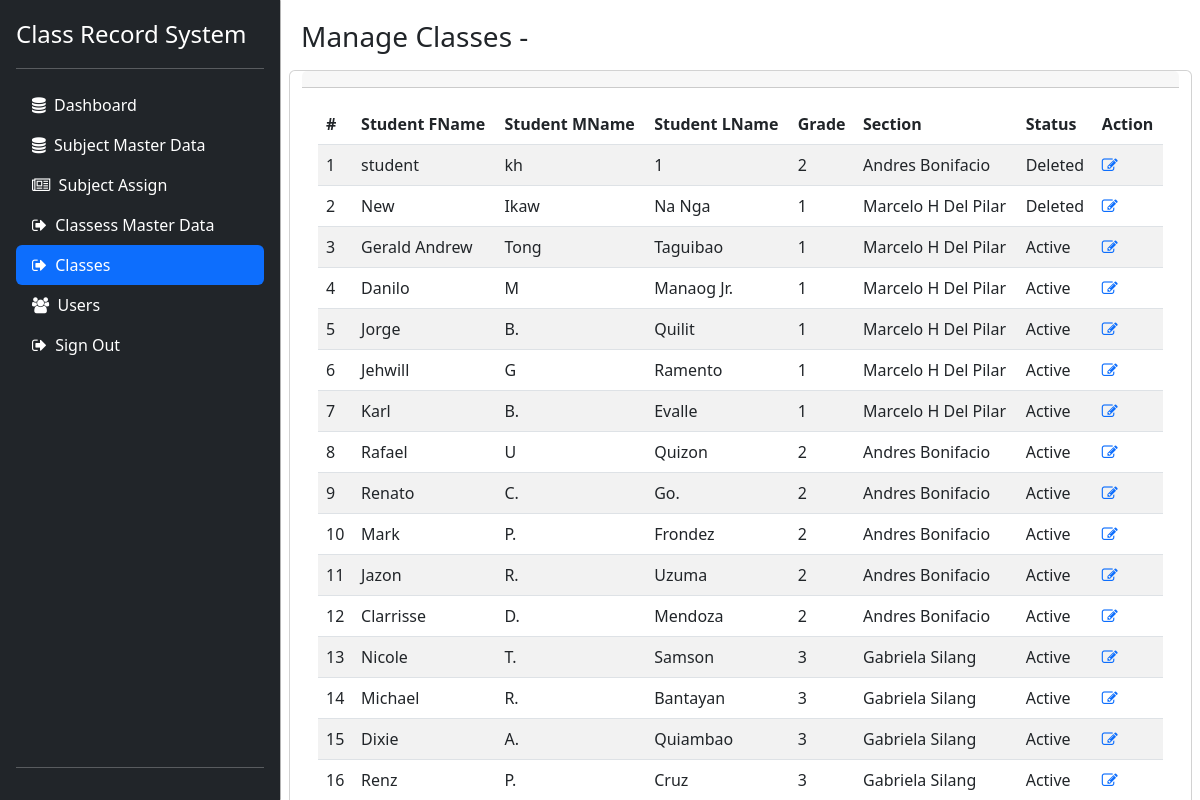
/admin/classes.php, run on the app's committed database.
### tables this page shows
CREATE TABLE `user` (
  `userId` int NOT NULL,
  `email` varchar(255) NOT NULL,
  `lrn` varchar(255) NOT NULL,
  `username` varchar(255) NOT NULL,
  `password` varchar(255) NOT NULL,
  `first_name` varchar(255) NOT NULL,
  `middle_name` varchar(255) NOT NULL,
  `last_name` varchar(255) NOT NULL,
  `role` enum('Teacher','Student','Admin') NOT NULL,
  `date_created` datetime NOT NULL,
  `date_updated` datetime NOT NULL,
  `status` enum('Active','Inactive','Deleted') NOT NULL
);

### libraries/data_interface.php (called while the page is built, shortened)
<?php
class jpacObject{
	private $conn;
	public function __construct(){
  		try {
	 		$this->conn = new PDO("mysql:host=".db_server.";dbname=".db_name, db_user, db_pass);
  			$this->conn->setAttribute(PDO::ATTR_ERRMODE, PDO::ERRMODE_EXCEPTION);
		} catch(PDOException $e) {
		  	echo "Connection failed: " . $e->getMessage();
		  	die;
		}
	}
	function SQLQuery($sql) {
		$sth=$this->conn->prepare($sql);
		$sth->execute();
		$result = $sth->fetchAll();
		return $result;
	}
}
?>

### admin/classes.php (the view, shortened to what this page needs)
<?php
$jpac=new JpacObject();
$id=isset($_REQUEST['id']) ? $_REQUEST['id'] : "";
$gradeVal="";
$sectionVal="";
if($id==""){
	$sqlStudent="SELECT t0.*,IFNULL(t2.grade,'') as grade,IFNULL(t2.section,'') as section from user t0 LEFT JOIN class t1 on t0.userId=t1.studentId LEFT JOIN classes_master_data t2 on t1.classMasterId=t2.classMasterId WHERE role='Student'";
	$studentData=$jpac->SQLQuery($sqlStudent);
}
?>
<!doctype html>
<html lang="en">
  <head>
<link href="css/bootstrap.min.css" rel="stylesheet">
<link rel="stylesheet" href="https://cdnjs.cloudflare.com/ajax/libs/font-awesome/4.7.0/css/font-awesome.min.css">
    <link href="sidebars.css" rel="stylesheet">
  </head>
  <body>
<main class="d-flex flex-nowrap">
    <?php include_once("sidebar.php"); ?>
    <div class="container-fluid p-0" style="margin:20px;">
    <h1 class="h3 mb-3">Manage Classes <?= $gradeVal ?> - <?= $sectionVal ?></h1>
					<div class="row">
                        <div class="card">
                            <div class="card-header text-right">
                            </div>
                            <div class="card-body table-responsive">
                            <table class="table table-striped table-hover" id="usersTable">
									<thead>
										<tr>
											<th>#</th>
											<th>Student FName</th>
											<th>Student MName</th>
											<th>Student LName</th>
											<th>Grade</th>
											<th>Section</th>
											<th>Status</th>
											<th>Action</th>
                                        </tr>
									</thead>
									<tbody>
										<?php
                                        $result=$studentData;
                                        for($i=0;$i<count($result);$i++){
                                        ?>
										<tr>
											<td><?= ($i+1) ?></td>
											<td><?= $result[$i]['first_name'] ?></td>
											<td><?= $result[$i]['middle_name'] ?></td>
											<td><?= $result[$i]['last_name'] ?></td>
											<td><?= $result[$i]['grade'] ?></td>
											<td><?= $result[$i]['section'] ?></td>
											<td><?= $result[$i]['status'] ?></td>
											<td class="table-action">
												<a href="#" data-toggle="modal" data-target="#modalData" onclick="showModalData('edit','<?= $result[$i]['userId'] ?>','<?= $result[$i]['grade'] ?>','<?= $result[$i]['section'] ?>','<?= $result[$i]['status'] ?>')">
                                                <i class="fa fa-edit"></i></a>
											</td>
										</tr>
                                        <?php } ?>
									</tbody>
								</table>
                            </div>
                        </div>
					</div>
    </div>
</main>
<link rel="stylesheet" type="text/css" href="https://cdn.datatables.net/v/bs5/dt-1.11.5/datatables.min.css"/>
  </body>
</html>

### admin/sidebars.css (style rules this page uses)
body { min-height: 100vh; min-height: -webkit-fill-available; }
html { height: -webkit-fill-available; }
main { height: 100vh; height: -webkit-fill-available; max-height: 100vh; overflow-x: auto; overflow-y: hidden; }

### data on the page
user: first_name "student", middle_name "kh", last_name "1", grade "2", section "Andres Bonifacio", status "Deleted"
user: first_name "New", middle_name "Ikaw", last_name "Na Nga", grade "1", section "Marcelo H Del Pilar", status "Deleted"
user: first_name "Gerald Andrew", middle_name "Tong", last_name "Taguibao", grade "1", section "Marcelo H Del Pilar", status "Active"
user: first_name "Danilo", middle_name "M", last_name "Manaog Jr.", grade "1", section "Marcelo H Del Pilar", status "Active"
user: first_name "Jorge", middle_name "B.", last_name "Quilit", grade "1", section "Marcelo H Del Pilar", status "Active"
user: first_name "Jehwill", middle_name "G", last_name "Ramento", grade "1", section "Marcelo H Del Pilar", status "Active"
user: first_name "Karl", middle_name "B.", last_name "Evalle", grade "1", section "Marcelo H Del Pilar", status "Active"
user: first_name "Rafael", middle_name "U", last_name "Quizon", grade "2", section "Andres Bonifacio", status "Active"
user: first_name "Renato", middle_name "C.", last_name "Go.", grade "2", section "Andres Bonifacio", status "Active"
user: first_name "Mark", middle_name "P.", last_name "Frondez", grade "2", section "Andres Bonifacio", status "Active"
user: first_name "Jazon", middle_name "R.", last_name "Uzuma", grade "2", section "Andres Bonifacio", status "Active"
user: first_name "Clarrisse", middle_name "D.", last_name "Mendoza", grade "2", section "Andres Bonifacio", status "Active"
user: first_name "Nicole", middle_name "T.", last_name "Samson", grade "3", section "Gabriela Silang", status "Active"
user: first_name "Michael", middle_name "R.", last_name "Bantayan", grade "3", section "Gabriela Silang", status "Active"
user: first_name "Dixie", middle_name "A.", last_name "Quiambao", grade "3", section "Gabriela Silang", status "Active"
user: first_name "Renz", middle_name "P.", last_name "Cruz", grade "3", section "Gabriela Silang", status "Active"
